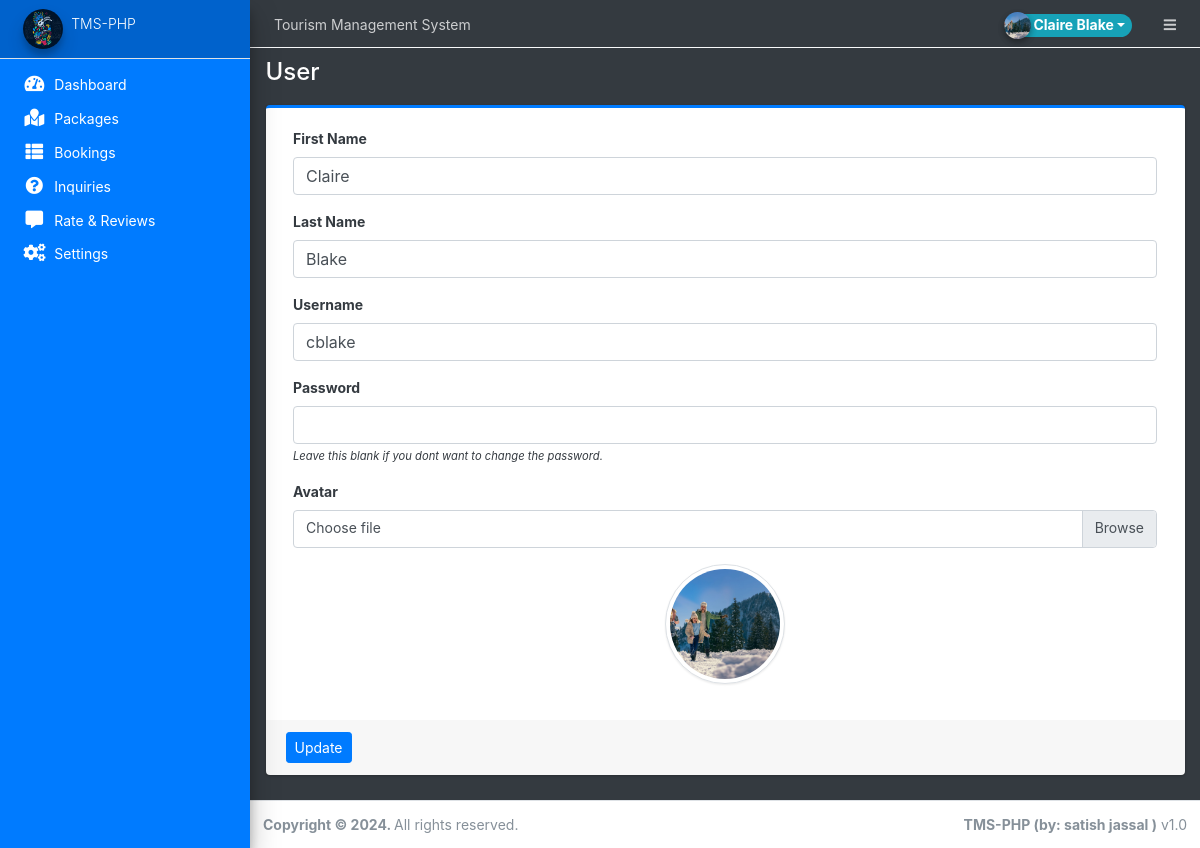
/admin/?page=user (signed in), run on the app's committed database.
### tables this page shows
CREATE TABLE `users` (
  `id` int(50) NOT NULL,
  `firstname` varchar(250) NOT NULL,
  `lastname` varchar(250) NOT NULL,
  `username` text NOT NULL,
  `password` text NOT NULL,
  `avatar` text DEFAULT NULL,
  `last_login` datetime DEFAULT NULL,
  `type` tinyint(1) NOT NULL DEFAULT 0,
  `date_added` datetime NOT NULL DEFAULT current_timestamp(),
  `date_updated` datetime DEFAULT NULL ON UPDATE current_timestamp()
);

### classes/DBConnection.php (called while the page is built, shortened)
<?php
class DBConnection{
    private $host = DB_SERVER;
    private $username = DB_USERNAME;
    private $password = DB_PASSWORD;
    private $database = DB_NAME;
    public $conn;
    public function __construct(){
        if (!isset($this->conn)) {
            $this->conn = new mysqli($this->host, $this->username, $this->password, $this->database);
        }
    }
}
?>

### config.php (called while the page is built, shortened)
<?php
require_once('classes/DBConnection.php');
require_once('classes/SystemSettings.php');
function validate_image($file){
	if(!empty($file)){
		if(is_file(base_app.$file)){
			return base_url.$file;
		}else{
			return base_url.'dist/img/no-image-available.jpeg';
		}
	}else{
		return base_url.'dist/img/no-image-available.jpeg';
	}
}
?>

### admin/user/index.php (the view, shortened to what this page needs)
<?php
$user = $conn->query("SELECT * FROM users where id ='".$_settings->userdata('id')."'");
foreach($user->fetch_array() as $k =>$v){
	$meta[$k] = $v;
}
?>
<div class="card card-outline card-primary">
	<div class="card-body">
		<div class="container-fluid">
			<form action="" id="manage-user">
				<div class="form-group">
					<label for="name">First Name</label>
					<input type="text" name="firstname" id="firstname" class="form-control" value="<?php echo isset($meta['firstname']) ? $meta['firstname']: '' ?>" required>
				</div>
				<div class="form-group">
					<label for="name">Last Name</label>
					<input type="text" name="lastname" id="lastname" class="form-control" value="<?php echo isset($meta['lastname']) ? $meta['lastname']: '' ?>" required>
				</div>
				<div class="form-group">
					<label for="username">Username</label>
					<input type="text" name="username" id="username" class="form-control" value="<?php echo isset($meta['username']) ? $meta['username']: '' ?>" required  autocomplete="off">
				</div>
				<div class="form-group">
					<label for="password">Password</label>
					<input type="password" name="password" id="password" class="form-control" value="" autocomplete="off">
					<small><i>Leave this blank if you dont want to change the password.</i></small>
				</div>
				<div class="form-group">
					<label for="" class="control-label">Avatar</label>
					<div class="custom-file">
		              <label class="custom-file-label" for="customFile">Choose file</label>
		            </div>
				</div>
				<div class="form-group d-flex justify-content-center">
					<img src="<?php echo validate_image(isset($meta['avatar']) ? $meta['avatar'] :'') ?>" alt="" id="cimg" class="img-fluid img-thumbnail">
				</div>
			</form>
		</div>
	</div>
	<div class="card-footer">
			<div class="col-md-12">
				<div class="row">
					<button class="btn btn-sm btn-primary" form="manage-user">Update</button>
				</div>
			</div>
		</div>
</div>

### admin/user/index.php (style rules this page uses)
img#cimg { height: 15vh; width: 15vh; object-fit: cover; border-radius: 100% 100%; }

### data on the page
users: firstname "Claire", lastname "Blake", username "cblake"

### other printed values
$_settings->info('name') "Tourism Management System"
$_settings->userdata('firstname').' '.$_settings->userdata('lastname') "Claire Blake"
$_settings->info('short_name') "TMS-PHP"
str_replace(array("/","_"), " ",$page) "User"
